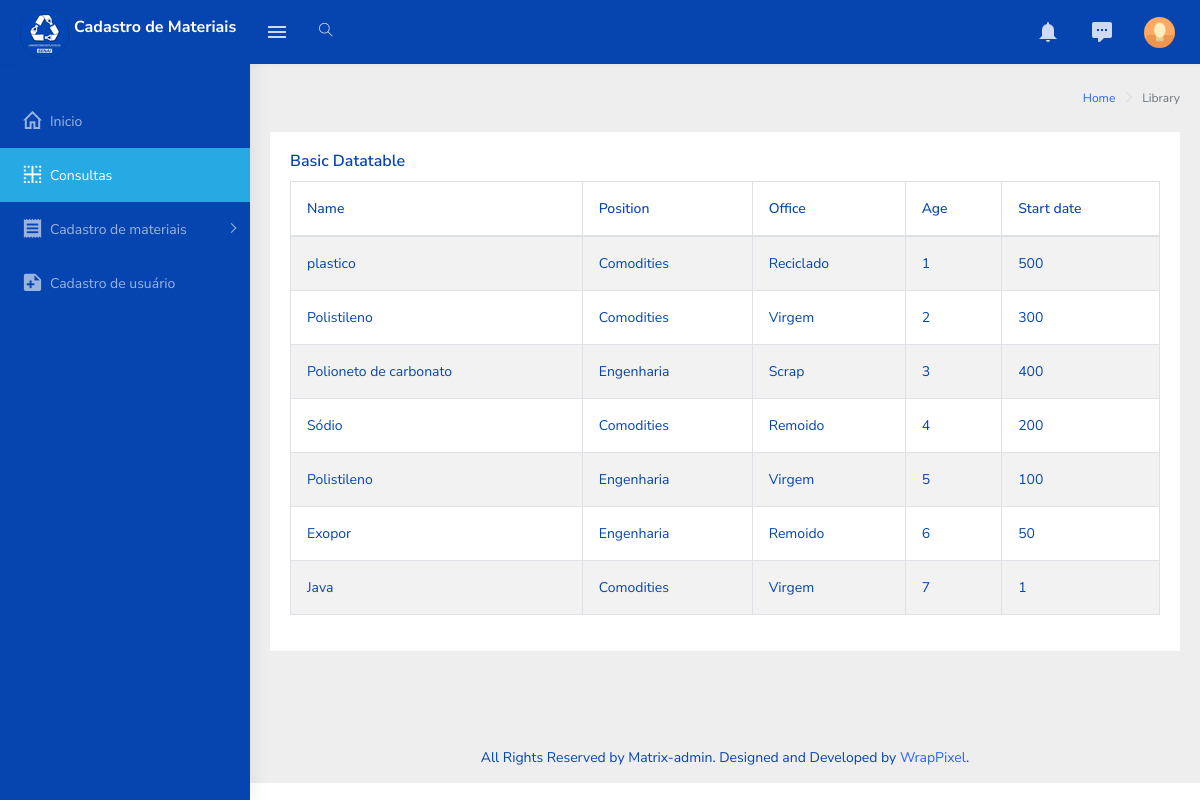
The app's page /estoque.php, older data.
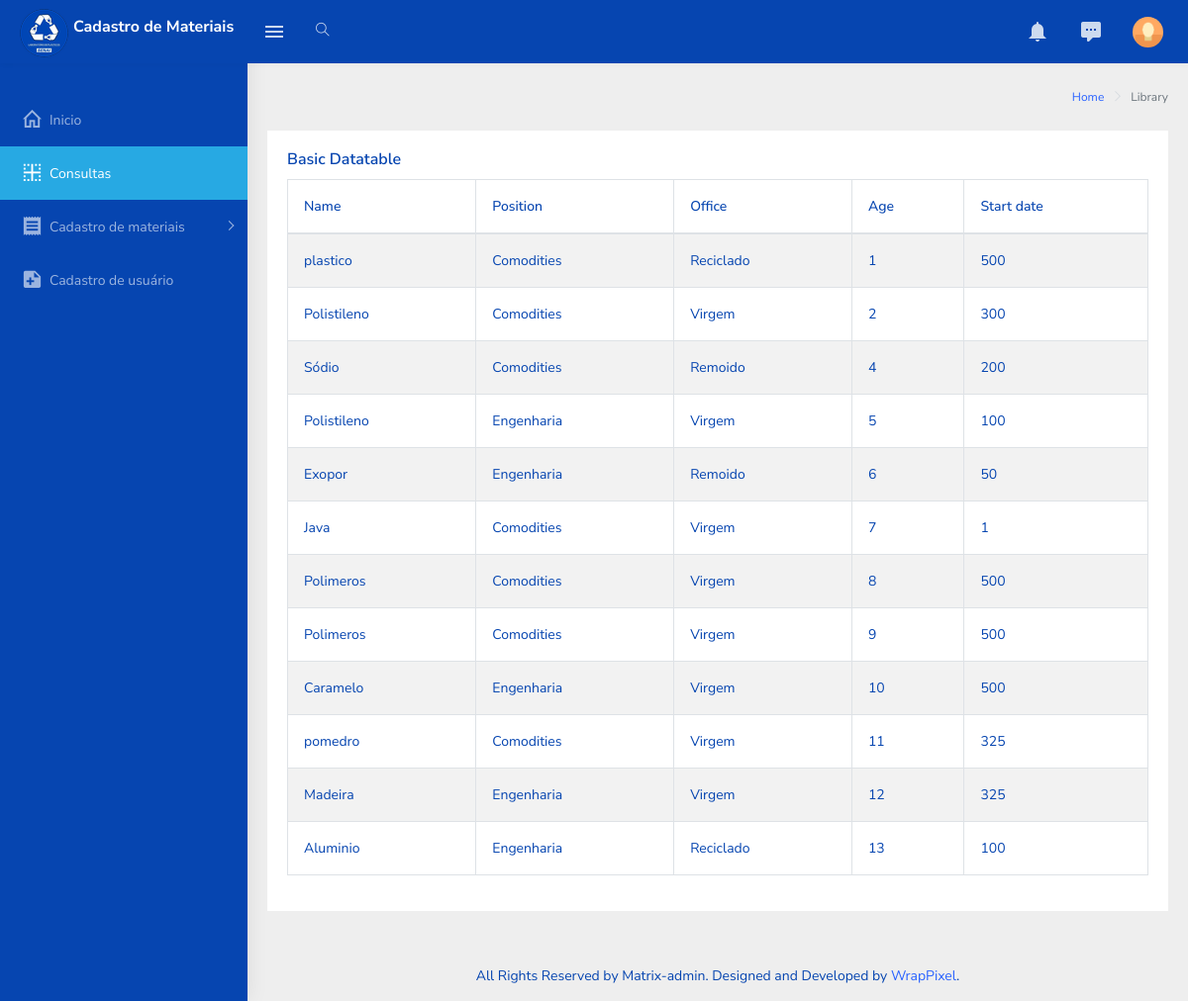
The same page, newer data.
### tables this page shows
CREATE TABLE `materia_prima` (
  `idMateriaPrima` int(11) NOT NULL COMMENT 'PK - chave identificadora das matérias primas salvas no estoque ',
  `idClasse` int(11) NOT NULL COMMENT 'FK - chave estrangeira que identifica a classe da matéria prima(comodities e engenharia) ',
  `idTipoMateriaPrima` int(11) NOT NULL COMMENT 'FK - chave estrangeira que identifica o tipo de matéria prima(virgem, reciclado, remoido, scrap). ',
  `descricao` varchar(50) NOT NULL COMMENT 'Descrição da matéria prima(Nome). ',
  `quantidade` int(11) NOT NULL COMMENT 'Mostra a quantidade de uma matéria prima guardada no estoque',
  `ativo` tinyint(1) NOT NULL COMMENT 'Verifica se a matéria prima vai aparecer em uma consulta.',
  `observacoes` text DEFAULT NULL COMMENT 'Variável que registra texto de observações sobre uma matéria prima'
);

CREATE TABLE `classe_material` (
  `idClasse` int(11) NOT NULL COMMENT 'PK - chave identificadora que guarda a id de cada classe da matéria prima',
  `descricao` varchar(32) NOT NULL COMMENT 'Descrição da classe da matéria prima(comodities, engenharia)'
);

CREATE TABLE `tipo_materia_prima` (
  `idTipoMateriaPrima` int(11) NOT NULL COMMENT 'PK - chave identificadora de id dos tipos de matéria prima',
  `descricao` varchar(32) NOT NULL COMMENT 'Descrição dos tipos de matéria prima(virgem, reciclado, remoído, scrap);'
);

### php/functionMateriais.php (the view, shortened to what this page needs)
<?php
    function createTable(){
        include('connection.php');
        $lista = "<table id='zero_config' class='table table-striped table-bordered'>"
                    ."<thead>"
                        ."<tr>"
                            ."<th>Name</th>"
                            ."<th>Position</th>"
                            ."<th>Office</th>"
                            ."<th>Age</th>"
                            ."<th>Start date</th>"
                        ."</tr>"
                    ."</thead>"
                    ."<tbody>";
        $sql= "SELECT mat.descricao as material, classe.descricao as classe, tipo.descricao as tipo, mat.idMateriaPrima as id , mat.quantidade as qtd"
                ." FROM materia_prima as mat"
                ." LEFT JOIN classe_material as classe"
                ." ON mat.idClasse = classe.idClasse"
                ." LEFT JOIN tipo_materia_prima as tipo"
                ." ON mat.idTipoMateriaPrima = tipo.idTipoMAteriaPrima;";
        $result = mysqli_query($conn,$sql);
        if(mysqli_num_rows($result) > 0){
            $array = array();
            while($linha = mysqli_fetch_array($result, MYSQLI_ASSOC)){
                array_push($array, $linha);
            }
            foreach($array as $campo){
                $lista.=" <tr>"
                            ." <td>".$campo['material']."</td>"
                            ." <td>".$campo['classe']."</td>"
                            ." <td>".$campo['tipo']."</td>"
                            ." <td>".$campo['id']."</td>"
                            ." <td>".$campo['qtd']."</td>"
                        ." </tr>";
            }
            $lista.="</tbody>"
                    ."</table>";
        }else{
            return('ERRO');
        }
        return $lista;
    }
?>

### estoque.php (shortened to what this page needs)
<!DOCTYPE html>
<html dir="ltr" lang="pt-br">
    <head>
        <?php include('links/cabecalho.php');?>
    </head>
    <body>
        <div id="main-wrapper">
            <?php include('links/menu.php');?>
            <div class="page-wrapper">
                <?php include('links/side_bar_direita.php');?>
                <div class="container-fluid">
                    <div class="row">
                        <div class="col-12">
                            <div class="card">
                                <div class="card-body">
                                    <h5 class="card-title">Basic Datatable</h5>
                                    <div class="table-responsive">
                                        <?php echo createTable();?>
                                    </div>
                                </div>
                            </div>
                        </div>
                    </div>
                </div>
                <footer class="footer text-center">
                    All Rights Reserved by Matrix-admin. Designed and Developed by <a href="https://wrappixel.com">WrapPixel</a>.
                </footer>
            </div>
        </div>
    </body>
</html>

### links/cabecalho.php (shortened to what this page needs)
<link rel="stylesheet" type="text/css" href="assets/libs/select2/dist/css/select2.min.css">
<link rel="stylesheet" type="text/css" href="assets/libs/jquery-minicolors/jquery.minicolors.css">
<link rel="stylesheet" type="text/css" href="assets/libs/bootstrap-datepicker/dist/css/bootstrap-datepicker.min.css">
<link rel="stylesheet" type="text/css" href="assets/libs/quill/dist/quill.snow.css">
<link rel="stylesheet" type="text/css" href="assets/extra-libs/multicheck/multicheck.css">
<link href="assets/libs/datatables.net-bs4/css/dataTables.bootstrap4.css" rel="stylesheet">
<link href="dist/css/style.min.css" rel="stylesheet">
<link href="dist/css/subStyle.css" rel="stylesheet" >

### links/menu.php (shortened to what this page needs)
<header class="topbar" data-navbarbg="skin5">
    <nav class="navbar top-navbar navbar-expand-md navbar-dark">
        <div class="navbar-header" data-logobg="skin5">
            <a class="navbar-brand" href="index.html">
                <b class="logo-icon p-l-10">
                    <img src="assets/images/logoLabPlasticos_menuSideBar.png" alt="homepage" class="light-logo" />
                </b>
                <span class="logo-text">
                    <h5>Cadastro de Materiais</h5>
                </span>
            </a>
        </div>
        <div class="navbar-collapse collapse" id="navbarSupportedContent"  data-navbarbg="skin5">
            <ul class="navbar-nav float-left mr-auto">
                <li class="nav-item d-none d-md-block"><a class="nav-link sidebartoggler waves-effect waves-light" href="javascript:void(0)" data-sidebartype="mini-sidebar"><i class="mdi mdi-menu font-24"></i></a></li>
                <li class="nav-item search-box"> <a class="nav-link waves-effect waves-dark" href="javascript:void(0)"><i class="ti-search"></i></a>
                </li>
            </ul>
            <ul class="navbar-nav float-right">
                <li class="nav-item dropdown">
                    <a class="nav-link dropdown-toggle waves-effect waves-info" href="" data-toggle="dropdown" aria-haspopup="true" aria-expanded="false"> <i class="mdi mdi-bell font-24"></i>
                    </a>
                </li>
                <li class="nav-item dropdown">
                    <a class="nav-link dropdown-toggle waves-effect waves-dark" href="" id="2" data-toggle="dropdown" aria-haspopup="true" aria-expanded="false"> <i class="font-24 mdi mdi-comment-processing"></i>
                    </a>
                </li>
                <li class="nav-item dropdown">
                    <a class="nav-link dropdown-toggle text-muted waves-effect waves-dark pro-pic" href="" data-toggle="dropdown" aria-haspopup="true" aria-expanded="false"><img src="assets/images/users/1.jpg" alt="user" class="rounded-circle" width="31"></a>
                </li>
            </ul>
        </div>
    </nav>
</header>
<aside class="left-sidebar" data-sidebarbg="skin5">
    <div class="scroll-sidebar">
        <nav class="sidebar-nav">
            <ul id="sidebarnav" class="p-t-30">
                <li class="sidebar-item"> <a class="sidebar-link waves-effect waves-dark sidebar-link" href="index.html" aria-expanded="false"><i class="mdi mdi-home-outline"></i><span class="hide-menu">Inicio</span></a></li>
                <li class="sidebar-item"> <a class="sidebar-link waves-effect waves-dark sidebar-link" href="estoque.php" aria-expanded="false"><i class="mdi mdi-border-inside"></i><span class="hide-menu">Consultas</span></a></li>
                <li class="sidebar-item"> <a class="sidebar-link has-arrow waves-effect waves-dark" href="javascript:void(0)" aria-expanded="false"><i class="mdi mdi-receipt"></i><span class="hide-menu">Cadastro de materiais</span></a>
                </li>
                <li class="sidebar-item"><a href="cadastroUsuario.php" class="sidebar-link"><i class="mdi mdi-note-plus"></i><span class="hide-menu"> Cadastro de usuário </span></a></li>
            </ul>
        </nav>
    </div>
</aside>

### links/side_bar_direita.php
<div class="page-breadcrumb">
    <div class="row">
        <div class="col-12 d-flex no-block align-items-center">
            <div class="ml-auto text-right">
                <nav aria-label="breadcrumb">
                    <ol class="breadcrumb">
                        <li class="breadcrumb-item"><a href="#">Home</a></li>
                        <li class="breadcrumb-item active" aria-current="page">Library</li>
                    </ol>
                </nav>
            </div>
        </div>
    </div>
</div>

Row changes from the older to the newer data that the page shows:
removed materia_prima: descricao "Polioneto de carbonato", idClasse.descricao "Engenharia", idTipoMateriaPrima.descricao "Scrap", idMateriaPrima "3", quantidade "400"
added materia_prima: descricao "Polimeros", idClasse.descricao "Comodities", idTipoMateriaPrima.descricao "Virgem", idMateriaPrima "8", quantidade "500"
added materia_prima: descricao "Polimeros", idClasse.descricao "Comodities", idTipoMateriaPrima.descricao "Virgem", idMateriaPrima "9", quantidade "500"
added materia_prima: descricao "Caramelo", idClasse.descricao "Engenharia", idTipoMateriaPrima.descricao "Virgem", idMateriaPrima "10", quantidade "500"
added materia_prima: descricao "pomedro", idClasse.descricao "Comodities", idTipoMateriaPrima.descricao "Virgem", idMateriaPrima "11", quantidade "325"
added materia_prima: descricao "Madeira", idClasse.descricao "Engenharia", idTipoMateriaPrima.descricao "Virgem", idMateriaPrima "12", quantidade "325"
added materia_prima: descricao "Aluminio", idClasse.descricao "Engenharia", idTipoMateriaPrima.descricao "Reciclado", idMateriaPrima "13", quantidade "100"
